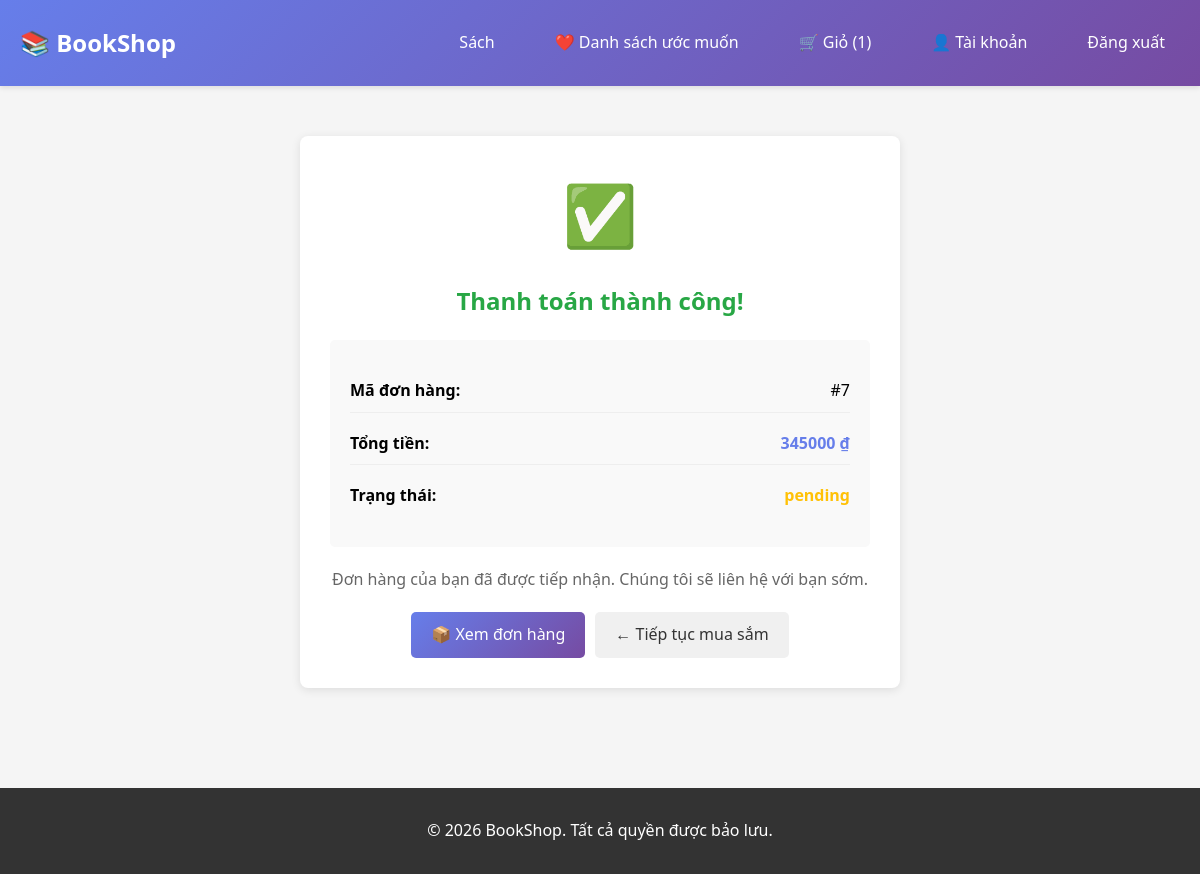
/order/confirmation/7/ (signed in), run on the app's committed database.
### core/models/order.py (models this page shows, shortened)
class Order(models.Model):
    STATUS_CHOICES = [
        ('pending', 'Pending'),
        ('confirmed', 'Confirmed'),
        ('shipped', 'Shipped'),
        ('delivered', 'Delivered'),
        ('cancelled', 'Cancelled'),
    ]
    id = models.AutoField(primary_key=True)
    customer = models.ForeignKey('Customer', on_delete=models.CASCADE, related_name='orders')
    address = models.ForeignKey('Address', on_delete=models.SET_NULL, null=True, blank=True)
    order_date = models.DateTimeField(auto_now_add=True)
    status = models.CharField(max_length=20, choices=STATUS_CHOICES, default='pending')
    total_price = models.DecimalField(max_digits=12, decimal_places=2)
    changed_at = models.DateTimeField(auto_now=True)
    class Meta:
        app_label = 'core'
        db_table = 'core_order'

### core/views.py (the view)
# urls.py: path('order/confirmation/<int:order_id>/', views.order_confirmation, name='order_confirmation'),
def order_confirmation(request, order_id):
    if 'customer_id' not in request.session:
        return redirect('core:login')
    try:
        order = Order.objects.get(id=order_id)
        customer = Customer.objects.get(id=request.session['customer_id'])
        if order.customer != customer:
            return redirect('core:login')
        context = get_context(request)
        context.update({
            'order': order,
        })
        return render(request, 'core/order_confirmation.html', context)
    except (Order.DoesNotExist, Customer.DoesNotExist):
        return redirect('core:login')
        return redirect('core:login')

### core/views.py (called while the page is built)
def get_context(request):
    context = {'is_logged_in': 'customer_id' in request.session}
    if 'customer_id' in request.session:
        try:
            customer = Customer.objects.get(id=request.session['customer_id'])
            context['customer'] = customer
            context['cart_count'] = CartItem.objects.filter(
                cart__customer=customer,
                cart__is_active=True
            ).count()
        except Customer.DoesNotExist:
            del request.session['customer_id']
    return context

### core/templates/core/order_confirmation.html (shortened to what this page needs)
{% extends "core/base.html" %}
{% block content %}
<div class="confirmation-box">
    <div class="success-icon">✅</div>
    <h2>Thanh toán thành công!</h2>
    <div class="order-info">
        <div class="info-row">
            <span><strong>Mã đơn hàng:</strong></span>
            <span>#{{ order.id }}</span>
        </div>
        <div class="info-row">
            <span><strong>Tổng tiền:</strong></span>
            <span style="color: #667eea; font-weight: bold;">{{ order.total_price|floatformat:0 }} ₫</span>
        </div>
        <div class="info-row">
            <span><strong>Trạng thái:</strong></span>
            <span style="color: #ffc107; font-weight: bold;">{{ order.status }}</span>
        </div>
    </div>
    <p style="color: #666; margin: 20px 0;">
        Đơn hàng của bạn đã được tiếp nhận. Chúng tôi sẽ liên hệ với bạn sớm.
    </p>
    <div class="actions">
        <a href="{% url 'core:account_view' %}" class="btn">📦 Xem đơn hàng</a>
        <a href="{% url 'core:book_list' %}" class="btn" style="background: #f0f0f0; color: #333;">← Tiếp tục mua sắm</a>
    </div>
</div>
{% endblock %}

### core/templates/core/base.html (style rules this page uses)
* { margin: 0; padding: 0; box-sizing: border-box; }
body { font-family: 'Segoe UI', Tahoma, Geneva, Verdana, sans-serif; background-color: #f5f5f5; line-height: 1.6; }
button, .btn { background: linear-gradient(135deg, #667eea 0%, #764ba2 100%); color: white; border: none; padding: 10px 20px; border-radius: 5px; cursor: pointer; text-decoration: none; display: inline-block; transition: transform 0.2s, box-shadow 0.2s; }

### core/templates/core/order_confirmation.html (style rules this page uses)
.confirmation-box { max-width: 600px; margin: 30px auto; background: white; padding: 30px; border-radius: 8px; box-shadow: 0 2px 10px rgba(0,0,0,0.1); text-align: center; }
.success-icon { font-size: 60px; margin-bottom: 20px; }
.confirmation-box h2 { color: #28a745; margin-bottom: 20px; }
.order-info { background: #f9f9f9; padding: 20px; border-radius: 5px; margin: 20px 0; text-align: left; }
.info-row { display: flex; justify-content: space-between; margin: 10px 0; padding: 8px 0; border-bottom: 1px solid #eee; }
.info-row:last-child { border-bottom: none; }
.actions { display: flex; gap: 10px; justify-content: center; margin-top: 20px; }
.actions a { padding: 10px 20px; text-decoration: none; border-radius: 5px; transition: all 0.3s; }

### data on the page
Order: id "7", total_price "345000", status "pending"

### other printed values
{{ cart_count }} "1"
